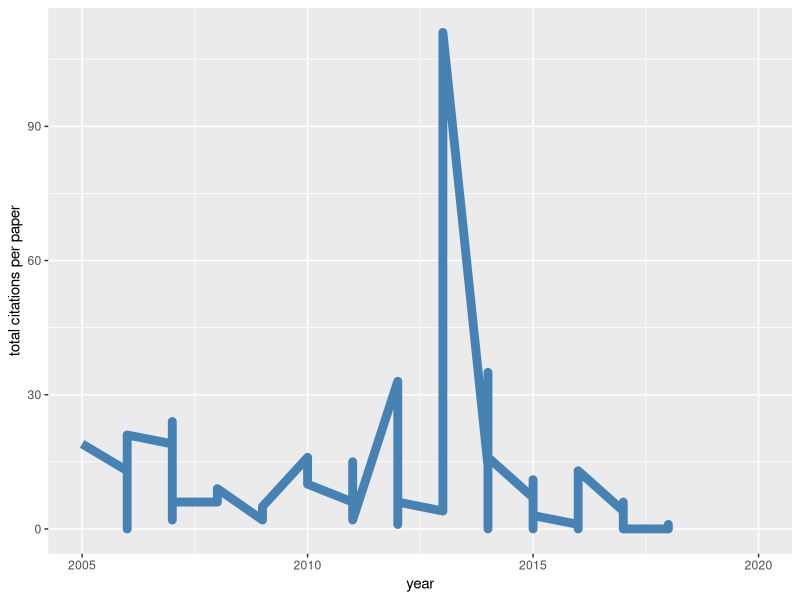
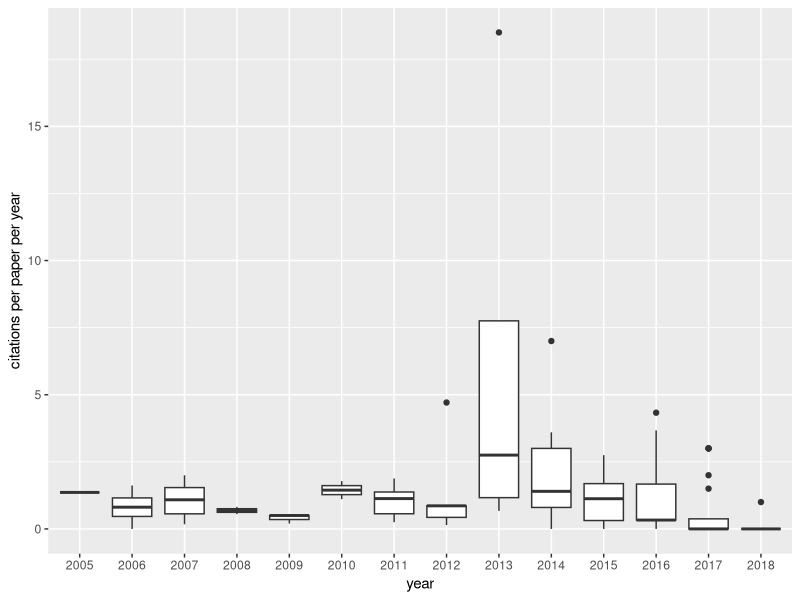
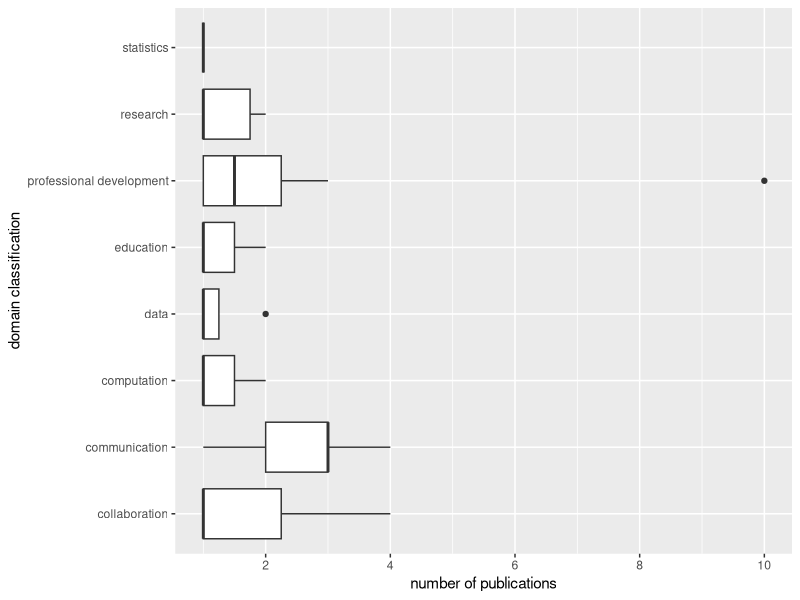
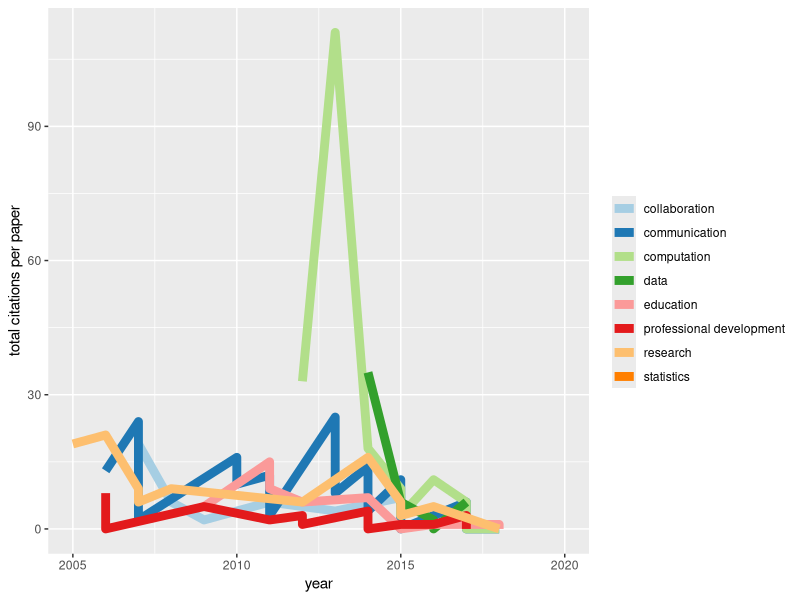
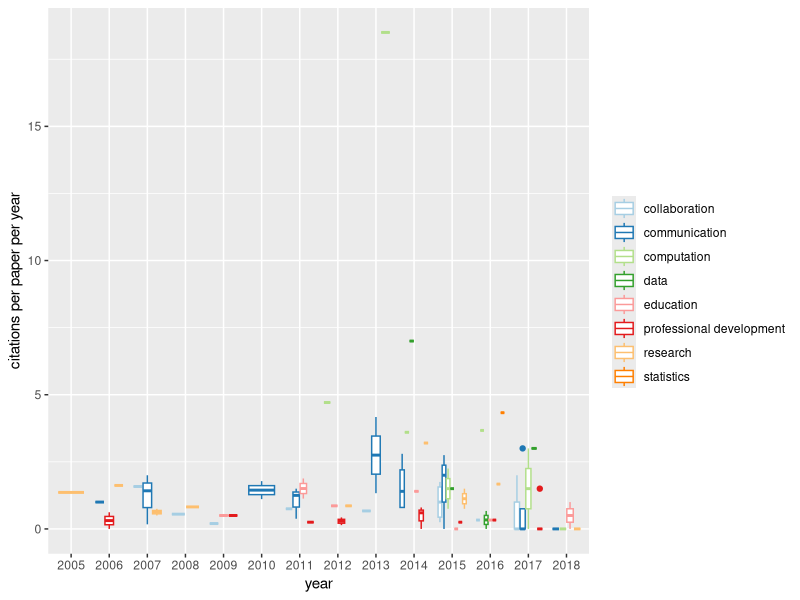

The R source for these figures, in order:
## ---- chunk 1
library(tidyverse)
library(skimr)
data <- read_csv("data/ten.simple.rules.scored.csv") #bibliometric returns from the Web of Science on June 25th, 2018

data <- data %>%
  select(title, authors, journal, year, DOI, total.citations, citations.yr, category)
data
summary(data)

#PCOMPBIO only
pcomp <- data %>%
  filter(journal == "PLOS COMPUTATIONAL BIOLOGY")
summary(pcomp)
skim(pcomp)

#quick count within categories####
#Categories were assigned to general domains of the scientific process using the abstracts and familiarity with each publication (but not with detailed inspection). A secondary classification was also applicable in many instances, and the assignments provided were the primary focus of the paper - i.e. collaboration in a specific field would be classified as collaboration only using this schema.

cats <- data %>%
  group_by(year, category) %>%
  count()
cats

## ---- chunk 2
#all pcombbiol papers####
ggplot(pcomp, aes(year, total.citations)) +
  geom_line(color = "steelblue", size = 3) +
  xlim(c(2005, 2020)) +
  labs(x = "year", y = "total citations per paper")

ggplot(pcomp, aes(as.character(year), citations.yr)) +
  geom_boxplot() +
  labs(x = "year", y = "citations per paper per year")

#by category
ggplot(cats, aes(category, n)) +
  geom_boxplot() +
  labs(x = "domain classification", y = "number of publications") +
  scale_y_continuous(breaks=seq(0,10,2)) +
  coord_flip() 

ggplot(pcomp, aes(year, total.citations, color = category)) +
  geom_line(size = 3) +
  xlim(c(2005, 2020)) +
  labs(x = "year", y = "total citations per paper", color = "") +
  scale_color_brewer(palette = "Paired")

ggplot(pcomp, aes(as.character(year), citations.yr, color = category)) +
  geom_boxplot() +
  labs(x = "year", y = "citations per paper per year", color = "") +
  scale_color_brewer(palette = "Paired")


